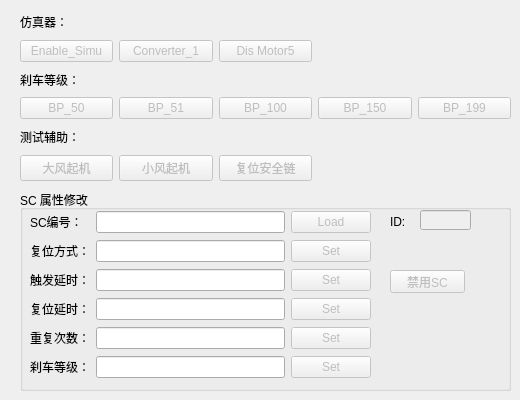
    <widget class="QWidget" name="tab_2">
     <attribute name="title">
      <string>常用功能</string>
     </attribute>
     <widget class="QGroupBox" name="groupBox">
      <property name="enabled">
       <bool>true</bool>
      </property>
      <property name="geometry">
       <rect>
        <x>20</x>
        <y>190</y>
        <width>491</width>
        <height>201</height>
       </rect>
      </property>
      <property name="title">
       <string>SC 属性修改</string>
      </property>
      <widget class="QLineEdit" name="lineEdit_SCid">
       <property name="enabled">
        <bool>false</bool>
       </property>
       <property name="geometry">
        <rect>
         <x>400</x>
         <y>20</y>
         <width>51</width>
         <height>20</height>
        </rect>
       </property>
       <property name="text">
        <string/>
       </property>
       <property name="alignment">
        <set>Qt::AlignBottom|Qt::AlignLeading|Qt::AlignLeft</set>
       </property>
      </widget>
      <widget class="QLabel" name="label_25">
       <property name="geometry">
        <rect>
         <x>370</x>
         <y>20</y>
         <width>31</width>
         <height>23</height>
        </rect>
       </property>
       <property name="text">
        <string>ID:</string>
       </property>
      </widget>
      <widget class="QPushButton" name="pushButton_disableSC">
       <property name="enabled">
        <bool>false</bool>
       </property>
       <property name="geometry">
        <rect>
         <x>370</x>
         <y>80</y>
         <width>75</width>
         <height>23</height>
        </rect>
       </property>
       <property name="text">
        <string>禁用SC</string>
       </property>
      </widget>
      <widget class="QWidget" name="layoutWidget">
       <property name="geometry">
        <rect>
         <x>10</x>
         <y>20</y>
         <width>341</width>
         <height>171</height>
        </rect>
       </property>
       <layout class="QGridLayout" name="gridLayout_5">
        <item row="4" column="2">
         <widget class="QPushButton" name="pushButton_setSCrepeat">
          <property name="enabled">
           <bool>false</bool>
          </property>
          <property name="text">
           <string>Set</string>
          </property>
         </widget>
        </item>
        <item row="0" column="0">
         <widget class="QLabel" name="label_19">
          <property name="text">
           <string>SC编号：</string>
          </property>
         </widget>
        </item>
        <item row="1" column="0">
         <widget class="QLabel" name="label_20">
          <property name="text">
           <string>复位方式：</string>
          </property>
         </widget>
        </item>
        <item row="0" column="2">
         <widget class="QPushButton" name="pushButton_loadSC">
          <property name="enabled">
           <bool>false</bool>
          </property>
          <property name="text">
           <string>Load</string>
          </property>
         </widget>
        </item>
        <item row="0" column="1">
         <widget class="QLineEdit" name="lineEdit_SCcode">
          <property name="text">
           <string/>
          </property>
          <property name="alignment">
           <set>Qt::AlignBottom|Qt::AlignLeading|Qt::AlignLeft</set>
          </property>
         </widget>
        </item>
        <item row="1" column="1">
         <widget class="QLineEdit" name="lineEdit_SCsetType">
          <property name="text">
           <string/>
          </property>
          <property name="alignment">
           <set>Qt::AlignBottom|Qt::AlignLeading|Qt::AlignLeft</set>
          </property>
         </widget>
        </item>
        <item row="2" column="0">
         <widget class="QLabel" name="label_23">
          <property name="text">
           <string>触发延时：</string>
          </property>
         </widget>
        </item>
        <item row="3" column="1">
         <widget class="QLineEdit" name="lineEdit_SCresetDelay">
          <property name="text">
           <string/>
          </property>
          <property name="alignment">
           <set>Qt::AlignBottom|Qt::AlignLeading|Qt::AlignLeft</set>
          </property>
         </widget>
        </item>
        <item row="1" column="2">
         <widget class="QPushButton" name="pushButton_setSCmode">
          <property name="enabled">
           <bool>false</bool>
          </property>
          <property name="text">
           <string>Set</string>
          </property>
         </widget>
        </item>
        <item row="4" column="1">
         <widget class="QLineEdit" name="lineEdit_SCrepeatTimes">
          <property name="text">
           <string/>
          </property>
          <property name="alignment">
           <set>Qt::AlignBottom|Qt::AlignLeading|Qt::AlignLeft</set>
          </property>
         </widget>
        </item>
        <item row="3" column="0">
         <widget class="QLabel" name="label_24">
          <property name="text">
           <string>复位延时：</string>
          </property>
         </widget>
        </item>
        <item row="4" column="0">
         <widget class="QLabel" name="label_26">
          <property name="text">
           <string>重复次数：</string>
          </property>
         </widget>
        </item>
        <item row="2" column="2">
         <widget class="QPushButton" name="pushButton_setSCdelay">
          <property name="enabled">
           <bool>false</bool>
          </property>
          <property name="text">
           <string>Set</string>
          </property>
         </widget>
        </item>
        <item row="2" column="1">
         <widget class="QLineEdit" name="lineEdit_SCsetdelay">
          <property name="text">
           <string/>
          </property>
          <property name="alignment">
           <set>Qt::AlignBottom|Qt::AlignLeading|Qt::AlignLeft</set>
          </property>
         </widget>
        </item>
        <item row="3" column="2">
         <widget class="QPushButton" name="pushButton_setSCredelay">
          <property name="enabled">
           <bool>false</bool>
          </property>
          <property name="text">
           <string>Set</string>
          </property>
         </widget>
        </item>
        <item row="5" column="0">
         <widget class="QLabel" name="label_27">
          <property name="text">
           <string>刹车等级：</string>
          </property>
         </widget>
        </item>
        <item row="5" column="1">
         <widget class="QLineEdit" name="lineEdit_SCbplevel">
          <property name="text">
           <string/>
          </property>
          <property name="alignment">
           <set>Qt::AlignBottom|Qt::AlignLeading|Qt::AlignLeft</set>
          </property>
         </widget>
        </item>
        <item row="5" column="2">
         <widget class="QPushButton" name="pushButton_setSCbplevel">
          <property name="enabled">
           <bool>false</bool>
          </property>
          <property name="text">
           <string>Set</string>
          </property>
         </widget>
        </item>
       </layout>
      </widget>
     </widget>
     <widget class="QWidget" name="layoutWidget">
      <property name="geometry">
       <rect>
        <x>20</x>
        <y>10</y>
        <width>491</width>
        <height>171</height>
       </rect>
      </property>
      <layout class="QGridLayout" name="gridLayout_2">
       <item row="3" column="3">
        <widget class="QPushButton" name="pushButton_bp150">
         <property name="enabled">
          <bool>false</bool>
         </property>
         <property name="text">
          <string>BP_150</string>
         </property>
        </widget>
       </item>
       <item row="3" column="0">
        <widget class="QPushButton" name="pushButton_bp50">
         <property name="enabled">
          <bool>false</bool>
         </property>
         <property name="text">
          <string>BP_50</string>
         </property>
        </widget>
       </item>
       <item row="3" column="2">
        <widget class="QPushButton" name="pushButton_bp100">
         <property name="enabled">
          <bool>false</bool>
         </property>
         <property name="text">
          <string>BP_100</string>
         </property>
        </widget>
       </item>
       <item row="1" column="0">
        <widget class="QPushButton" name="pushButton_enablesimu">
         <property name="enabled">
          <bool>false</bool>
         </property>
         <property name="text">
          <string>Enable_Simu</string>
         </property>
        </widget>
       </item>
       <item row="3" column="4">
        <widget class="QPushButton" name="pushButton_bp199">
         <property name="enabled">
          <bool>false</bool>
         </property>
         <property name="text">
          <string>BP_199</string>
         </property>
        </widget>
       </item>
       <item row="1" column="1">
        <widget class="QPushButton" name="pushButton_converter1">
         <property name="enabled">
          <bool>false</bool>
         </property>
         <property name="text">
          <string>Converter_1</string>
         </property>
        </widget>
       </item>
       <item row="2" column="0">
        <widget class="QLabel" name="label_12">
         <property name="text">
          <string>刹车等级：</string>
         </property>
        </widget>
       </item>
       <item row="0" column="0">
        <widget class="QLabel" name="label_2">
         <property name="text">
          <string>仿真器：</string>
         </property>
        </widget>
       </item>
       <item row="3" column="1">
        <widget class="QPushButton" name="pushButton_bp51">
         <property name="enabled">
          <bool>false</bool>
         </property>
         <property name="text">
          <string>BP_51</string>
         </property>
        </widget>
       </item>
       <item row="4" column="0">
        <widget class="QLabel" name="label_13">
         <property name="text">
          <string>测试辅助：</string>
         </property>
        </widget>
       </item>
       <item row="1" column="2">
        <widget class="QPushButton" name="pushButton_dismotor5">
         <property name="enabled">
          <bool>false</bool>
         </property>
         <property name="text">
          <string>Dis Motor5</string>
         </property>
        </widget>
       </item>
       <item row="5" column="0">
        <widget class="QPushButton" name="pushButton_highwind">
         <property name="enabled">
          <bool>false</bool>
         </property>
         <property name="text">
          <string>大风起机</string>
         </property>
        </widget>
       </item>
       <item row="5" column="1">
        <widget class="QPushButton" name="pushButton_lowwind">
         <property name="enabled">
          <bool>false</bool>
         </property>
         <property name="text">
          <string>小风起机</string>
         </property>
        </widget>
       </item>
       <item row="5" column="2">
        <widget class="QPushButton" name="pushButton_ResetSaftyChain">
         <property name="enabled">
          <bool>false</bool>
         </property>
         <property name="text">
          <string>复位安全链</string>
         </property>
        </widget>
       </item>
      </layout>
     </widget>
    </widget>
